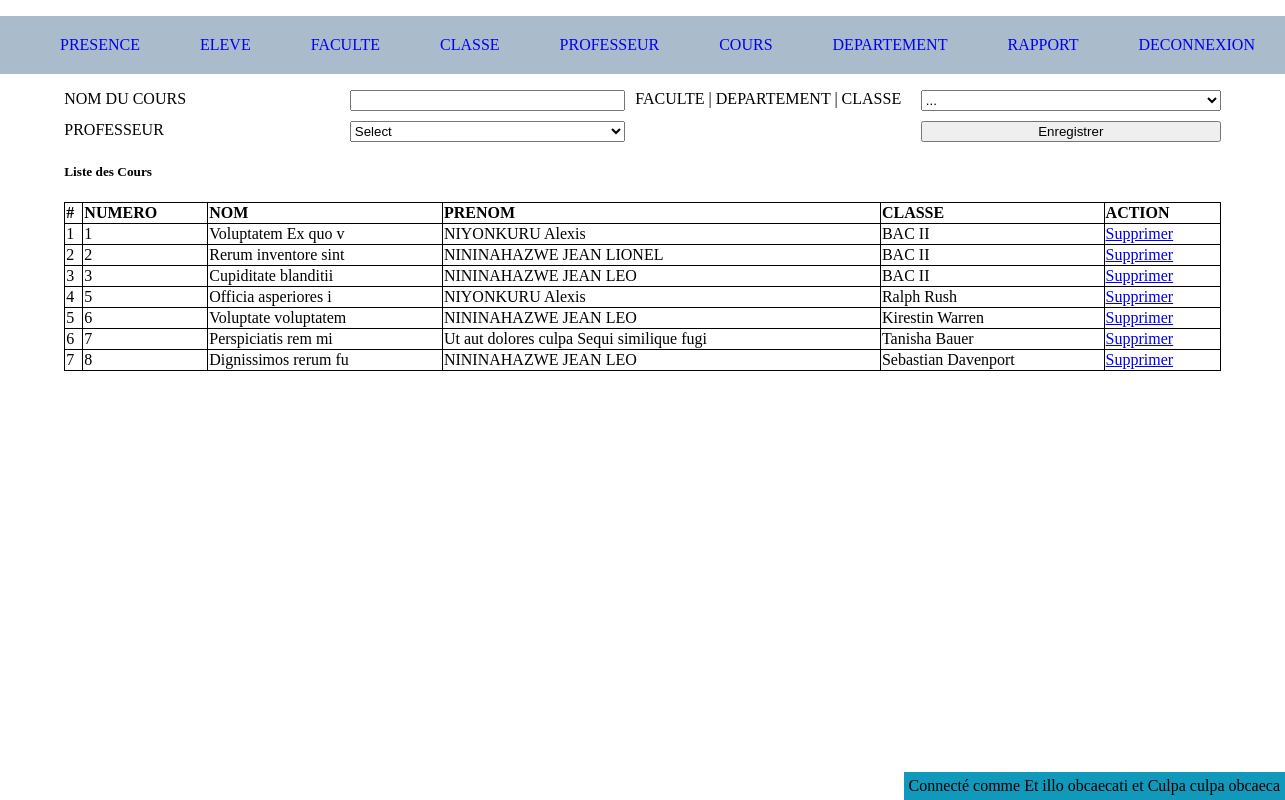
Screenshot of /cours.php (signed in) with the database file from the repository.
### tables this page shows
CREATE TABLE `cours` (
  `id` int(11) NOT NULL,
  `name` varchar(255) NOT NULL,
  `professeur_id` int(11) NOT NULL,
  `classe_id` int(11) NOT NULL,
  `created_at` timestamp NOT NULL DEFAULT CURRENT_TIMESTAMP
);

CREATE TABLE `professeur` (
  `id` int(11) NOT NULL,
  `nom` varchar(255) NOT NULL,
  `prenom` varchar(255) NOT NULL,
  `login` varchar(255) NOT NULL,
  `password` varchar(255) NOT NULL,
  `classe_id` int(11) NOT NULL
);

CREATE TABLE `classe` (
  `id` int(11) NOT NULL,
  `departement_id` int(11) NOT NULL,
  `name` varchar(255) NOT NULL
);

### app/config.php (called while the page is built, shortened)
<?php
function getConnection(){
	try{
		$db = new PDO('mysql:host=localhost;dbname=guy_tp','jean','lion');
		 $db->setAttribute(PDO::ATTR_ERRMODE, PDO::ERRMODE_EXCEPTION);
	} catch(PDOException $e) {
	  echo "Error: " . $e->getMessage();
	  die($e);
	}
	return $db;
}
function selectAll($table){
	$query = "SELECT * FROM $table";
	$db = getConnection();
	$data = $db->query($query);
	return $data->fetchAll();
}
function getEntryInTable($table ,  $val,$column="id"){
	$key = array_search($val, array_column($table, $column));
	return $table[$key];
}

### cours.php (the view, shortened to what this page needs)
<?php
$facultes = selectAll("faculte");
$classes = selectAll("classe");
$professeurs = selectAll("professeur");
$cours = selectAll("cours");
 include "include/header.php";
?>
<div>
  <form action="" method="post">
    <div>
      <label for="">NOM DU COURS </label>
      <input type="text" name="nom"  value="<?= $eleve_name ?? "" ?>"  required="">
      <label for="">FACULTE | DEPARTEMENT | CLASSE</label>
      <select name="classe_id" required>
        <option value="">...</option>
      </select>
      <label for="">PROFESSEUR</label>
      <select  name="professeur_id" required>
      	<option option="">Select</option>
      </select>
      <label></label>
      <?php if(isset($eleve_id)): ?>
      <input type="submit" name="update" value="Modifier">
    <?php else: ?>
       <input type="submit" name="save" value="Enregistrer">
    <?php endif ?>
    </div>
  </form>
  <div>
    <h5>Liste des Cours</h5>
    <table>
      <thead>
        <tr>
          <th># </th>
          <th>NUMERO </th>
          <th>NOM</th>
          <th>PRENOM</th>
          <th>CLASSE</th>
          <th>ACTION</th>
        </tr>
      </thead>
      <tbody>
        <?php foreach ($cours  as $key => $value) : ?>
        <tr>
          <td><?= ++$key  ?></td>
          <td><?= $value['id'] ?></td>
          <td><?= $value['name'] ?></td>
          <td>
          	<?= getEntryInTable($professeurs, $value['professeur_id'])['nom'] ?>
          	<?= getEntryInTable($professeurs, $value['professeur_id'])['prenom'] ?>
          </td>
          <td>
            <?= getEntryInTable($classes, $value['id'])['name'] ?>
          </td>
          <td>
            <a href="cours.php?action=delete&&id=<?= $value['id'] ?>" onclick="return confirm('êtes-vous sûr ?')">Supprimer</a>
          </td>
        </tr>
       <?php endforeach; ?>
      </tbody>
    </table>
  </div>
</div>
<?php
  include "include/footer.php";
?>

### asset/css/style.css (style rules this page uses)
body { margin: 0; padding: 0; font-family: inherit; }
table { border-collapse: collapse; width: 100%; text-align: left; }
form div { display: grid; grid-template-columns: repeat(4, 1fr); grid-gap: 10px; }
input[type="submit"] { cursor: pointer; }
th, td, tr, th { border: 1px solid black; }

### rows the page displays
cours: id "1", name "Voluptatem Ex quo v", professeur.nom "NIYONKURU", professeur.prenom "Alexis", id.name "BAC II"
cours: id "2", name "Rerum inventore sint", professeur.nom "NININAHAZWE", professeur.prenom "JEAN LIONEL", id.name "BAC II"
cours: id "3", name "Cupiditate blanditii", professeur.nom "NININAHAZWE", professeur.prenom "JEAN LEO", id.name "BAC II"
cours: id "5", name "Officia asperiores i", professeur.nom "NIYONKURU", professeur.prenom "Alexis", id.name "Ralph Rush"
cours: id "6", name "Voluptate voluptatem", professeur.nom "NININAHAZWE", professeur.prenom "JEAN LEO", id.name "Kirestin Warren"
cours: id "7", name "Perspiciatis rem mi", professeur.nom "Ut aut dolores culpa", professeur.prenom "Sequi similique fugi", id.name "Tanisha Bauer"
cours: id "8", name "Dignissimos rerum fu", professeur.nom "NININAHAZWE", professeur.prenom "JEAN LEO", id.name "Sebastian Davenport"

### other values shown
$_SESSION['user']['nom'] "Et illo obcaecati et"
$_SESSION['user']['prenom'] "Culpa culpa obcaeca"
